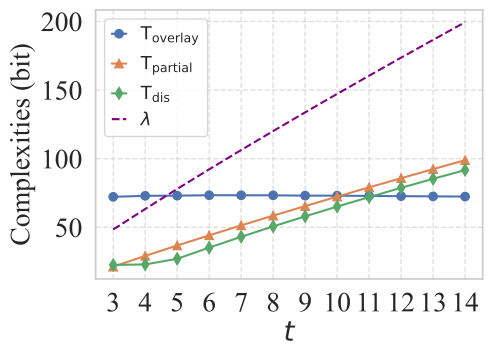

Generate this figure with Python:
# %%
import math
import matplotlib.pyplot as plt
import seaborn as sns
sns.set_theme(style="whitegrid", font="Times New Roman",font_scale=1.4)
def calc_C(big,small):
    sum = 1
    if big<=small:
        return 1
    i = 0
    while i < small:
        sum *= big-i
        i += 1
    i = 1
    while i <= small:
        sum //= i
        i += 1
    return sum


from decimal import Decimal, getcontext


def exact_perm_prob(n, m, precision=60):
    getcontext().prec = precision
    getcontext().Emax = 999999
    getcontext().Emin = -999999

    result = Decimal(1)
    for i in range(m):
        term = Decimal(n - i) / Decimal(n)
        result *= term

    return result


def probability_no_duplicates(n, m):
    if m > n:
        return 0.0
    elif m == 1:
        return 1.0
    else:
        return exact_perm_prob(n,m)

def get_g_dup_prob(n,r,t):
    N = int(calc_C(n - r, t - 1))
    M = r
    res = probability_no_duplicates(N, M)
    dup = 1-res
    return dup


def main():

    logr = 17
    r = int(2**logr)

    plt.figure(figsize=(5,3.5))

    isd_list = []
    partial_list = []
    dup_list = []
    lambda_list = []

    t_values = [3,4,5,6,7,8,9,10,11,12,13,14]

    for t in t_values:
        n = r  # * 2
        r = int(0.99 * n)
        logr = math.log2(r)

        eps = 0.5 / 2**((0.25*logr-1)/t)


        g = int(math.log2(calc_C(n,t)))
        msg2 = (1 - 0.5 + eps) ** (g)
        msg2 = 1 / msg2
        msg2 *= n ** 3
        msg2 = math.log2(msg2)
        print(f"msg2={msg2}")


        # recover one
        if t%2==0:
            pr = calc_C(n//2,t//2)*calc_C(n//2,t//2) / calc_C(n,t)
            num = int(r*pr)
            distinguish = math.log2( g*calc_C(n//2,t//2)/math.sqrt(num) )
        else:
            pr = calc_C(n // 2, (t+1) // 2) * calc_C(n // 2, t // 2) / calc_C(n, t)
            num = int(r * pr)
            alpha = math.sqrt( (t+1)//2 /  (n//2-t//2)  / num )
            res = calc_C(n//2,(t+1)//2) * alpha
            distinguish = math.log2(g * res)


        # G dup
        dup = get_g_dup_prob(n,r,t)
        try:
            dup = math.log2(dup)
        except:
            dup = -100000


        print(f"duprob={dup}")
        dup = math.log2(n * g) - dup

        tmp_lambda = math.log2(calc_C(n,t))

        print(f"{t}\t{eps}\t{0.5-eps}\t{distinguish}\t{msg2}\t{dup}\t{tmp_lambda}")
        isd_list.append(msg2)
        partial_list.append(distinguish)
        dup_list.append(dup)
        lambda_list.append(tmp_lambda)

    plt.plot(t_values, isd_list, marker='o', label=r'$\text{T}_{\mathsf{overlay}}$')
    plt.plot(t_values, partial_list, marker='^', label=r'$\text{T}_{\mathsf{partial}}$')
    plt.plot(t_values, dup_list, marker='d', label=r'$\text{T}_{\mathsf{dis}}$')
    plt.plot(t_values, lambda_list, linestyle='--',color='purple', label=r'$\lambda$')


    plt.xlabel('$t$', fontsize=20)
    plt.ylabel('Complexities (bit)', fontsize=20)

    plt.legend(fontsize=13, loc='best', handlelength=0.8)
    plt.grid(True, linestyle='--', alpha=0.6)

    plt.xticks(range(int(min(t_values)), int(max(t_values)) + 1), fontsize=20)
    plt.yticks(fontsize=20)

    plt.savefig('llm_watermark_secrity_estim.pdf', bbox_inches='tight')
    plt.show()

if __name__ == '__main__':
    main()
